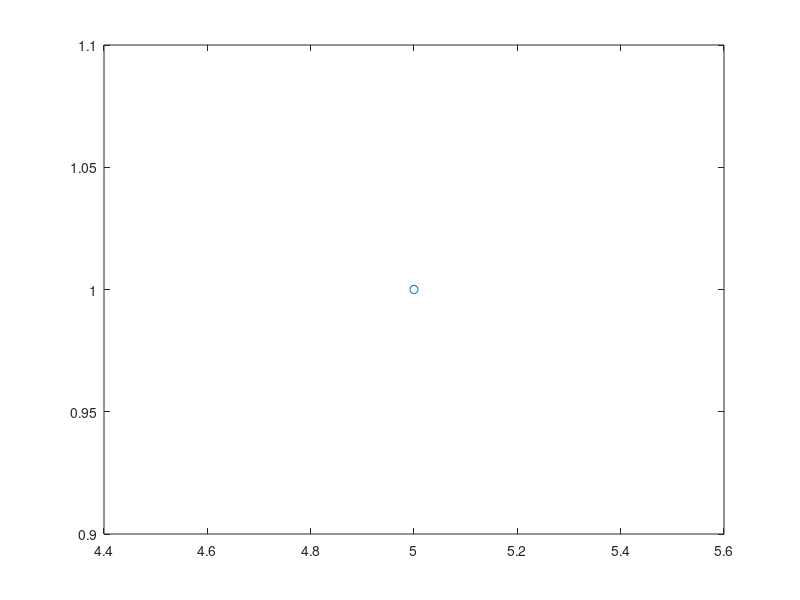

Here is the MATLAB script that generated this plot:
L=input('input the number of the lower bound');
H=input('input the number of the higher bound');
k=[];
for i=L:H
    t=isprime(i);
    k=[k,t];
   
    
end
p=[L:1:H];
plot(p,k,'o');
